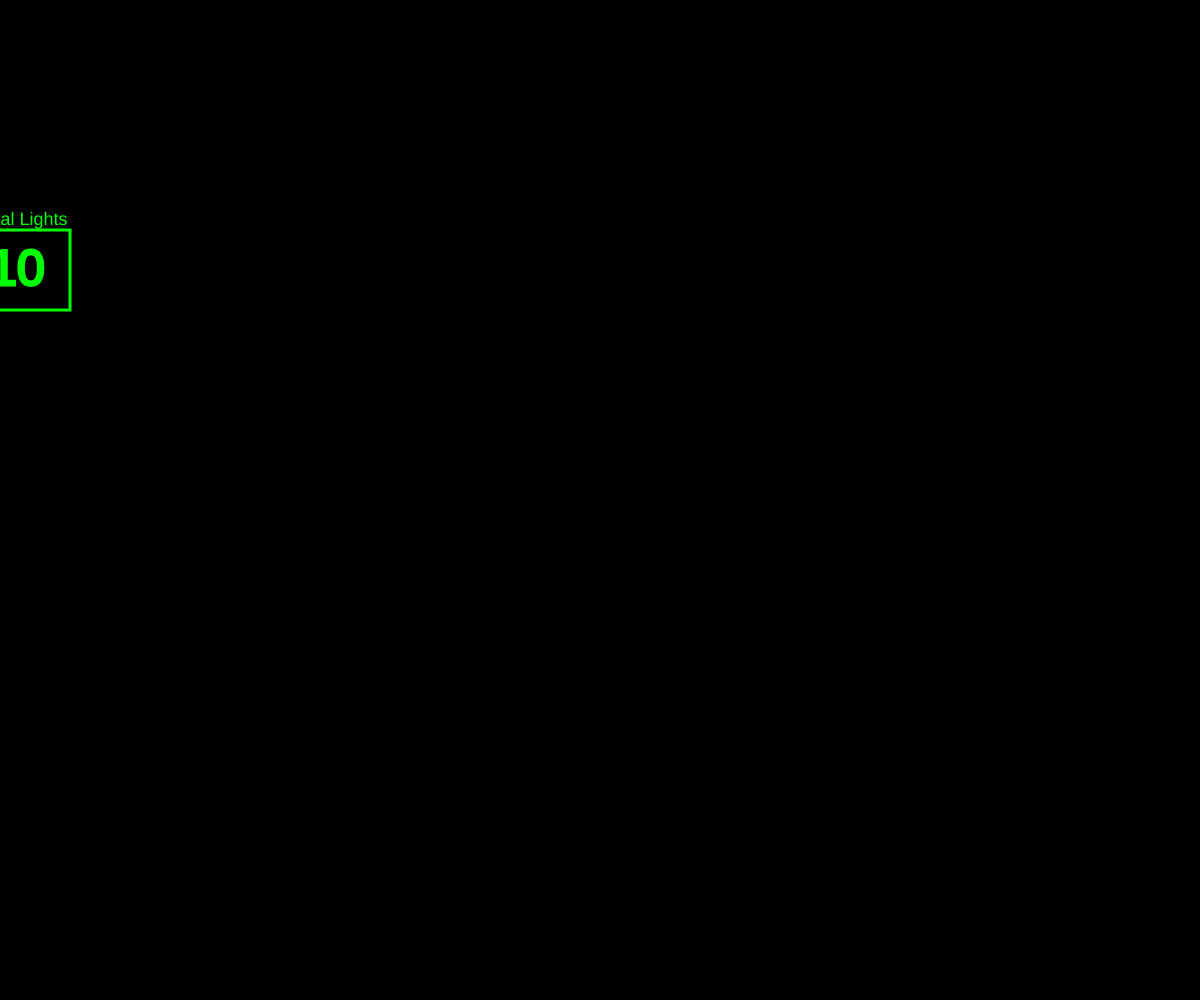
Frame 1 (no input)
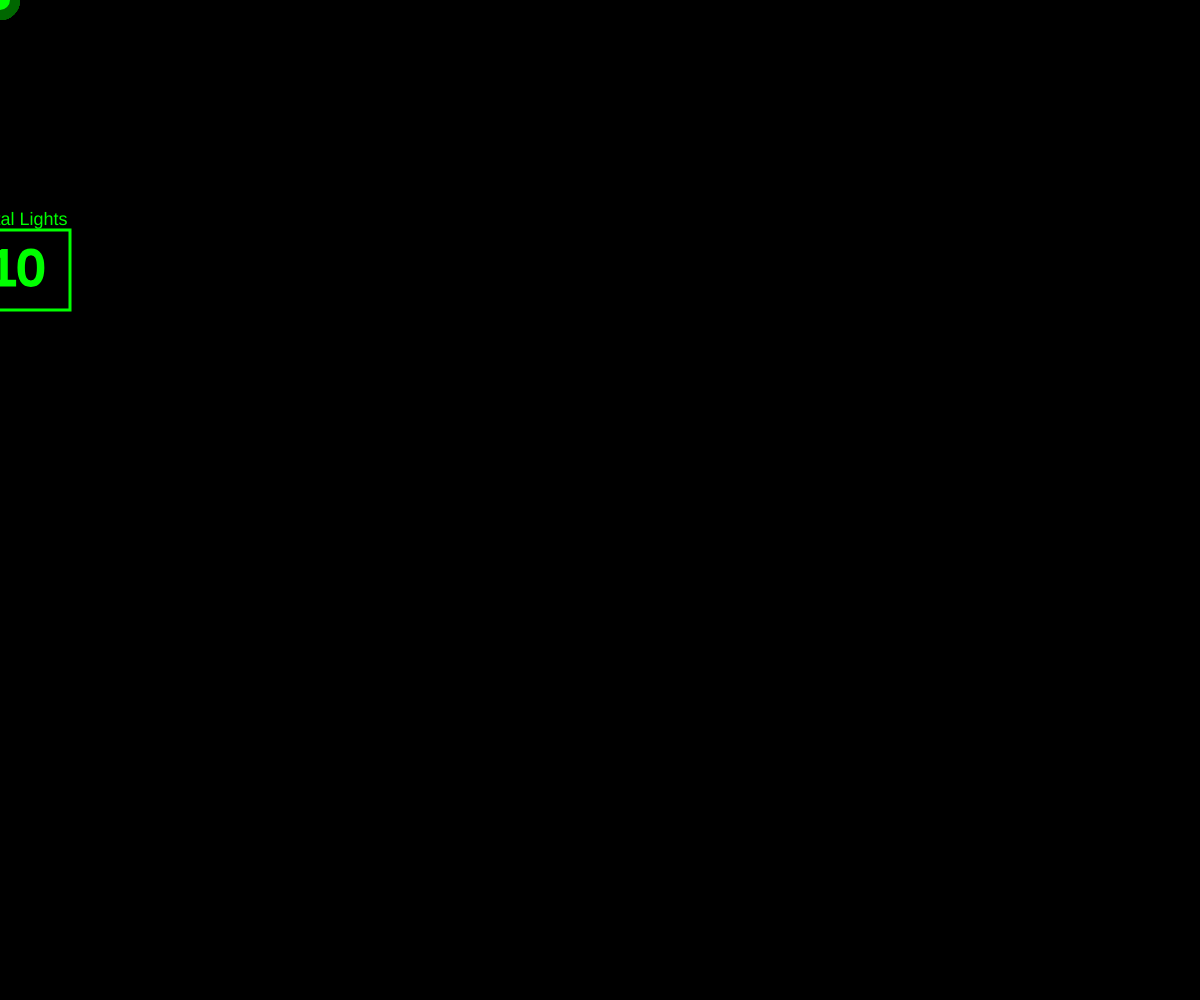
Frame 60 (no input)
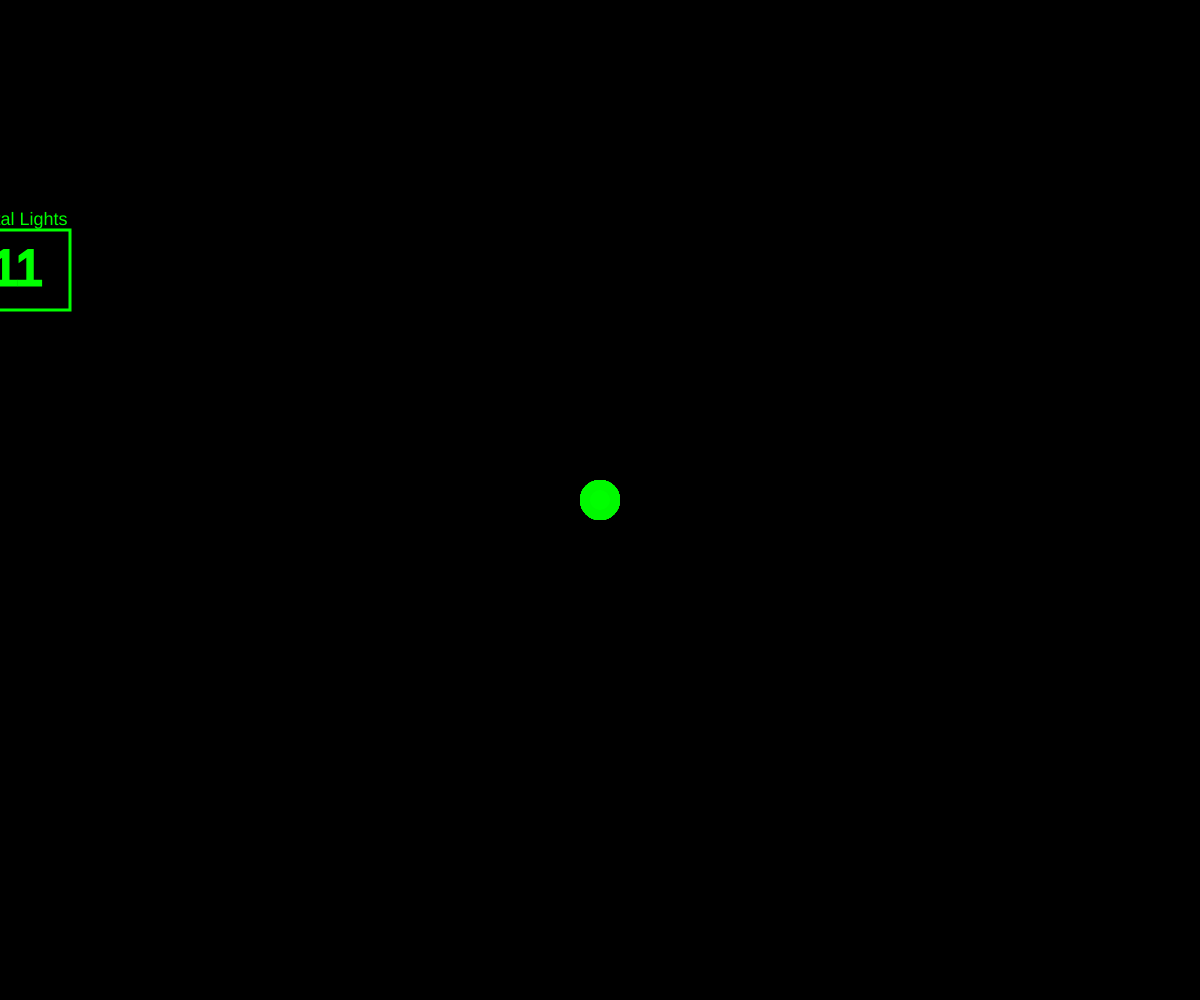
Frame 120 (the mouse pressed at the canvas centre since frame 60)

The p5.js sketch that drew these frames (run headless with seeded random() and noise() and a simulated clock; from frame 60 on, the mouse is pressed at the canvas centre):

// p5.js sketch
// ── sketch.js
var mouseXPositions = [];
var mouseYPositions = [];
var posicao = 0;
var totalLuzes = 10;

function setup() {
 createCanvas(windowWidth, windowHeight);
}

function draw() {
  background(0);
  
  var sorte = random(0.1, 0.2);  
  strokeWeight(10);
  stroke(0, 127 + 127*sin(frameCount*sorte), 0);
  for(var x = 0; x < mouseXPositions.length; x++){ 
       ellipse(mouseXPositions[x], mouseYPositions[x], 30, 30);
  }
  
 
  textSize(18);
  textAlign(CENTER);
  fill(0, 255, 0);
  noStroke();
  text("Total Lights",width/2 - 578, height/2 - 275); 
  strokeWeight(3);
  stroke(0, 255, 0);
  noFill();
  rect(width/2 - 630, height/2 - 270, 100,80);
  fill(0, 255, 0);
  textSize(50);  
  text(totalLuzes, width/2 - 583, height/2 - 215); 
 
  mouseXPositions[posicao] = mouseX;
  mouseYPositions[posicao] = mouseY;
  posicao++;
  
  if(posicao > totalLuzes){
    posicao = 0;
  }

}

function mousePressed(){
  totalLuzes++; 
}
